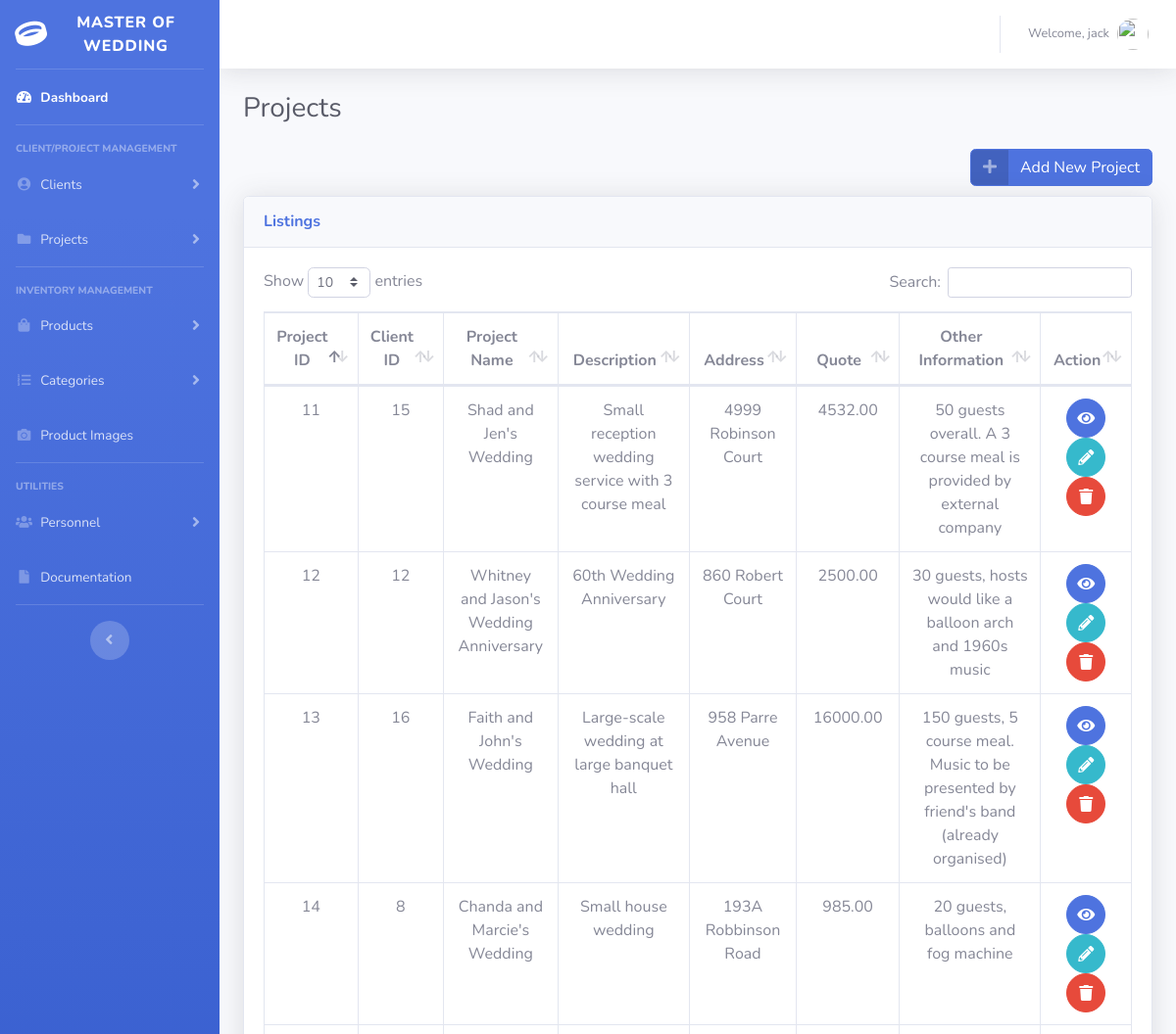
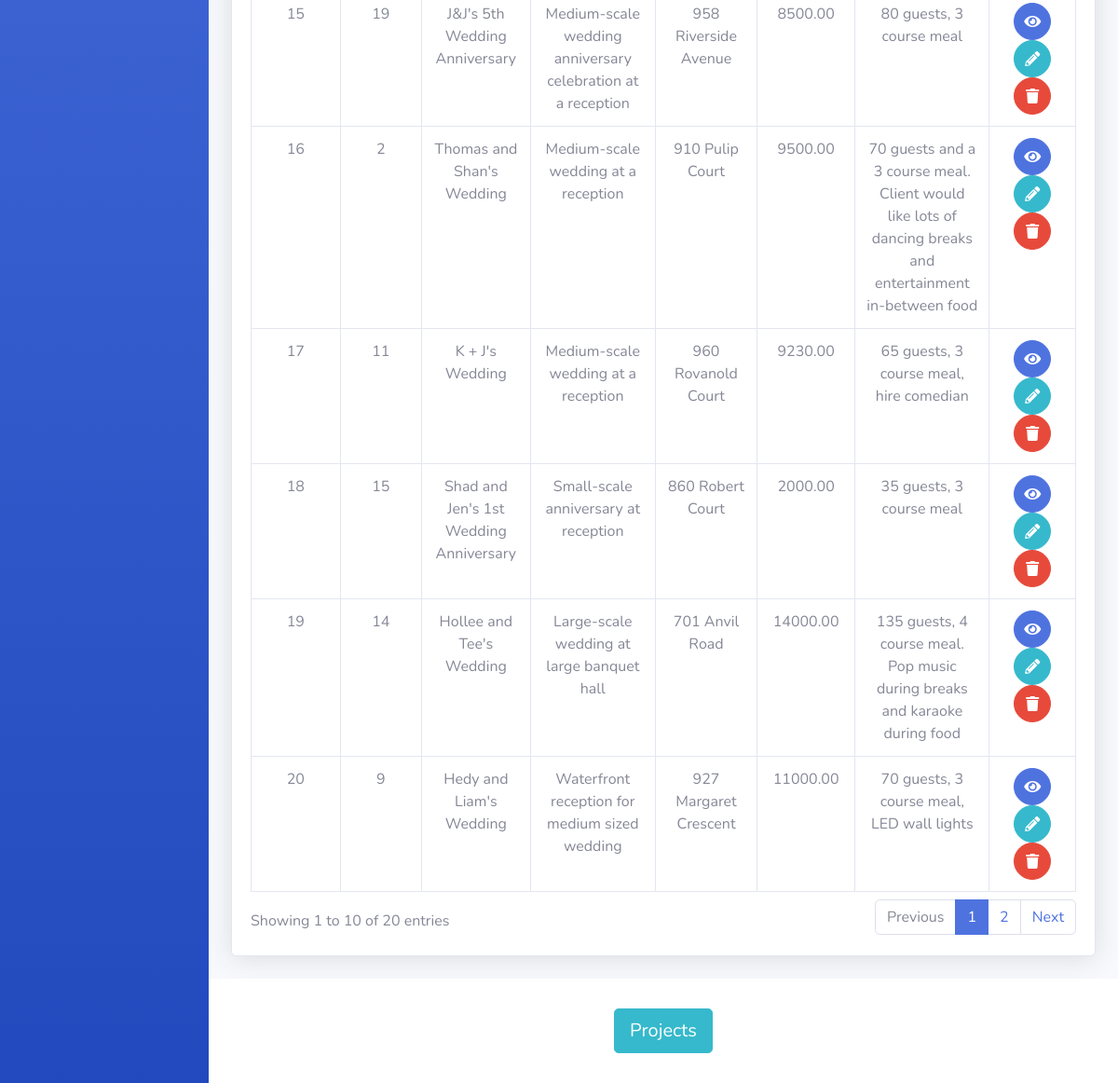
The page /project.php (signed in) on the database its author committed (2 pictures, top to bottom).
### tables this page shows
CREATE TABLE `user` (
  `user_id` int(11) NOT NULL,
  `user_name` varchar(64) NOT NULL,
  `user_pass` varchar(64) NOT NULL
);

CREATE TABLE `project` (
  `project_id` int(11) NOT NULL,
  `client_id` int(11) NOT NULL,
  `project_name` varchar(256) NOT NULL,
  `project_desc` text NOT NULL,
  `project_addr` text NOT NULL,
  `project_quote` decimal(9,2) NOT NULL,
  `project_other_info` mediumtext
);

### project.php (the view, shortened to what this page needs)
<?php
include ("connection.php");
?>
<!DOCTYPE html>
<html lang="en">
<head>
    <link href="vendor/fontawesome-free/css/all.min.css" rel="stylesheet" type="text/css">
    <link href="css/sb-admin-2.min.css" rel="stylesheet">
    <link href="vendor/datatables/dataTables.bootstrap4.min.css" rel="stylesheet">
</head>
<body id="page-top">
<div id="wrapper">
    <ul class="navbar-nav bg-gradient-primary sidebar sidebar-dark accordion" id="accordionSidebar">
        <a class="sidebar-brand d-flex align-items-center justify-content-center" href="index.php">
            <div class="sidebar-brand-icon rotate-n-15">
                <i class="fas fa-ring"></i>
            </div>
            <div class="sidebar-brand-text mx-3">Master of Wedding</div>
        </a>
        <hr class="sidebar-divider my-0">
        <li class="nav-item active">
            <a class="nav-link" href="index.php">
                <i class="fas fa-fw fa-tachometer-alt"></i>
                <span>Dashboard</span></a>
        </li>
        <hr class="sidebar-divider">
        <div class="sidebar-heading">
            Client/Project Management
        </div>
        <li class="nav-item">
            <a class="nav-link collapsed" href="#" data-toggle="collapse" data-target="#clientPages" aria-expanded="true" aria-controls="clientPages">
                <i class="fas fa-fw fa-user-circle"></i>
                <span>Clients</span>
            </a>
        </li>
        <li class="nav-item">
            <a class="nav-link collapsed" href="#" data-toggle="collapse" data-target="#projectPages" aria-expanded="true" aria-controls="projectPages">
                <i class="fas fa-fw fa-folder"></i>
                <span>Projects</span>
            </a>
        </li>
        <hr class="sidebar-divider d-none d-md-block">
        <div class="sidebar-heading">
            Inventory Management
        </div>
        <li class="nav-item">
            <a class="nav-link collapsed" href="#" data-toggle="collapse" data-target="#collapseTwo" aria-expanded="true" aria-controls="collapseTwo">
                <i class="fas fa-fw fa-shopping-bag"></i>
                <span>Products</span>
            </a>
        </li>
        <li class="nav-item">
            <a class="nav-link collapsed" href="#" data-toggle="collapse" data-target="#collapseUtilities" aria-expanded="true" aria-controls="collapseUtilities">
                <i class="fas fa-fw fa-list-ol"></i>
                <span>Categories</span>
            </a>
        </li>
        <li class="nav-item">
        <li class="nav-item">
            <a class="nav-link" href="image.php">
                <i class="fas fa-fw fa-camera"></i>
                <span>Product Images</span></a>
        </li>
        </li>
        <hr class="sidebar-divider d-none d-md-block">
        <div class="sidebar-heading">
            Utilities
        </div>
        <li class="nav-item">
            <a class="nav-link collapsed" href="#" data-toggle="collapse" data-target="#users" aria-expanded="true" aria-controls="users">
                <i class="fas fa-fw fa-users"></i>
                <span>Personnel</span>
            </a>
        </li>
        <li class="nav-item">
            <a class="nav-link" href="documentation.php">
                <i class="fas fa-fw fa-file"></i>
                <span>Documentation</span></a>
        </li>
        <hr class="sidebar-divider">
        <div class="text-center d-none d-md-inline">
            <button class="rounded-circle border-0" id="sidebarToggle"></button>
        </div>
    </ul>
    <div id="content-wrapper" class="d-flex flex-column">
        <div id="content">
            <nav class="navbar navbar-expand navbar-light bg-white topbar mb-4 static-top shadow">
                <ul class="navbar-nav ml-auto">
                    <?php if (isset($_SESSION['user_id'])):
                        $user_id = $_SESSION['user_id'];
                        $query = "select user_name from user where user_id = '$user_id'";
                        $stmt = $dbh-> prepare($query);
                        $stmt -> execute();
                        $row = $stmt -> fetchObject()
                        ?>
                        <li class="nav-item dropdown no-arrow">
                            <a class="nav-link dropdown-toggle" href="#" id="userDropdown" role="button" data-toggle="dropdown" aria-haspopup="true" aria-expanded="false">
                                <span class="mr-2 d-none d-lg-inline text-gray-600 small">Welcome, <?php echo $row -> user_name?></span>
                                <img class="img-profile rounded-circle" src="https://www.flaticon.com/svg/static/icons/svg/17/17004.svg">
                            </a>
                        </li>
                    <?php else:?>
                        Not Logged In
                    <?php endif;?>
                </ul>
            </nav>
            <div class="container-fluid">
                <?php
                if (isset($_SESSION['user_id'])):?>
                    <h1 class="h3 mb-4 text-gray-800">Projects</h1>
                        <a href="addProject.php" style="float: right" class="btn btn btn-primary btn-icon-split">
                            <span class="icon text-white-50">
                              <i class="fas fa-plus" onclick="location.href='addProject.php'"></i>
                            </span>
                            <span class="text">Add New Project</span>
                        </a> <br/><br/>
                    <div class="card shadow mb-4">
                        <div class="card-header py-3">
                            <h6 class="m-0 font-weight-bold text-primary">Listings</h6>
                        </div>
                        <div class="card-body">
                            <div class="table-responsive">
                                <table class="table table-bordered" id="dataTable" width="100%" cellspacing="0">
                                    <thead>
                                    <tr>
                                        <th style="text-align: center">Project ID</th>
                                        <th style="text-align: center">Client ID</th>
                                        <th style="text-align: center">Project Name</th>
                                        <th style="text-align: center">Description</th>
                                        <th style="text-align: center">Address</th>
                                        <th style="text-align: center">Quote</th>
                                        <th style="text-align: center">Other Information</th>
                                        <th style="text-align: center">Action</th>
                                    </tr>
                            </thead>
                            <tbody>
                        <?php
                            $query = "SELECT * FROM `project` ORDER BY project_id ASC";
                            $stmt = $dbh->prepare($query);
                            $stmt ->execute();
                            while($row = $stmt -> fetchObject()): ?>
                                <tr>
                                    <td style="text-align: center"><?php echo $row -> project_id; ?></td>
                                    <td style="text-align: center"><?php echo $row -> client_id; ?></td>
                                    <td style="text-align: center"><?php echo $row -> project_name; ?></td>
                                    <td style="text-align: center"><?php echo $row -> project_desc; ?></td>
                                    <td style="text-align: center"><?php echo $row -> project_addr; ?></td>
                                    <td style="text-align: center"><?php echo $row -> project_quote; ?></td>
                                    <td style="text-align: center"><?php echo $row -> project_other_info; ?></td>
                                    <td style="text-align: center">
                                        <a href="viewProject.php?id=<?php echo $row->project_id;?>" class="btn btn-primary btn-circle" title="View Project">
                                            <i class="fas fa-eye"></i>
                                        </a>
                                        <a href="modifyProject.php?id=<?php echo $row->project_id;?>" class="btn btn-info btn-circle" title="Edit Project">
                                            <i class="fas fa-pencil-alt" ></i>
                                        </a>
                                        <a href="deleteProject.php?id=<?php echo $row->project_id;?>"class="btn btn-danger btn-circle" title="Delete Project">
                                            <i class="fas fa-trash" ></i>
                                    </td>
                                 </tr>
                        <?php endwhile;?>
                            </tbody>
                        </table>
                            </div>
                        </div>
                    </div>
                <?php endif;?>
            </div>
        </div>
        <footer class="sticky-footer bg-white">
            <div class="container text-center my-auto">
                <button type="button" style="text-align: center" class="btn btn-lg btn-info " onclick="window.open('displayCode.php?section=project')">
                    <span class="text">Projects</span>
                </button>
            </div>
        </footer>
    </div>
</div>
</body>
</html>

### rows shown on the page
user: user_name "jack"
project: project_id "11", client "15", project_name "Shad and Jen's Wedding", project_desc "Small reception wedding service with 3 course meal", project_addr "4999 Robinson Court", project_quote "4532.00", project_other_info "50 guests overall. A 3 course meal is provided by external company"
project: project_id "12", client "12", project_name "Whitney and Jason's Wedding Anniversary", project_desc "60th Wedding Anniversary", project_addr "860 Robert Court", project_quote "2500.00", project_other_info "30 guests, hosts would like a balloon arch and 1960s music"
project: project_id "13", client "16", project_name "Faith and John's Wedding", project_desc "Large-scale wedding at large banquet hall", project_addr "958 Parre Avenue", project_quote "16000.00", project_other_info "150 guests, 5 course meal. Music to be presented by friend's band (already organised)"
project: project_id "14", client "8", project_name "Chanda and Marcie's Wedding", project_desc "Small house wedding", project_addr "193A Robbinson Road", project_quote "985.00", project_other_info "20 guests, balloons and fog machine"
project: project_id "15", client "19", project_name "J&J's 5th Wedding Anniversary", project_desc "Medium-scale wedding anniversary celebration at a reception", project_addr "958 Riverside Avenue", project_quote "8500.00", project_other_info "80 guests, 3 course meal"
project: project_id "16", client "2", project_name "Thomas and Shan's Wedding", project_desc "Medium-scale wedding at a reception", project_addr "910 Pulip Court", project_quote "9500.00", project_other_info "70 guests and a 3 course meal. Client would like lots of dancing breaks and entertainment in-between food"
project: project_id "17", client "11", project_name "K + J's Wedding", project_desc "Medium-scale wedding at a reception", project_addr "960 Rovanold Court", project_quote "9230.00", project_other_info "65 guests, 3 course meal, hire comedian"
project: project_id "18", client "15", project_name "Shad and Jen's 1st Wedding Anniversary", project_desc "Small-scale anniversary at reception", project_addr "860 Robert Court", project_quote "2000.00", project_other_info "35 guests, 3 course meal"
project: project_id "19", client "14", project_name "Hollee and Tee's Wedding", project_desc "Large-scale wedding at large banquet hall", project_addr "701 Anvil Road", project_quote "14000.00", project_other_info "135 guests, 4 course meal. Pop music during breaks and karaoke during food"
project: project_id "20", client "9", project_name "Hedy and Liam's Wedding", project_desc "Waterfront reception for medium sized wedding", project_addr "927 Margaret Crescent", project_quote "11000.00", project_other_info "70 guests, 3 course meal, LED wall lights"
